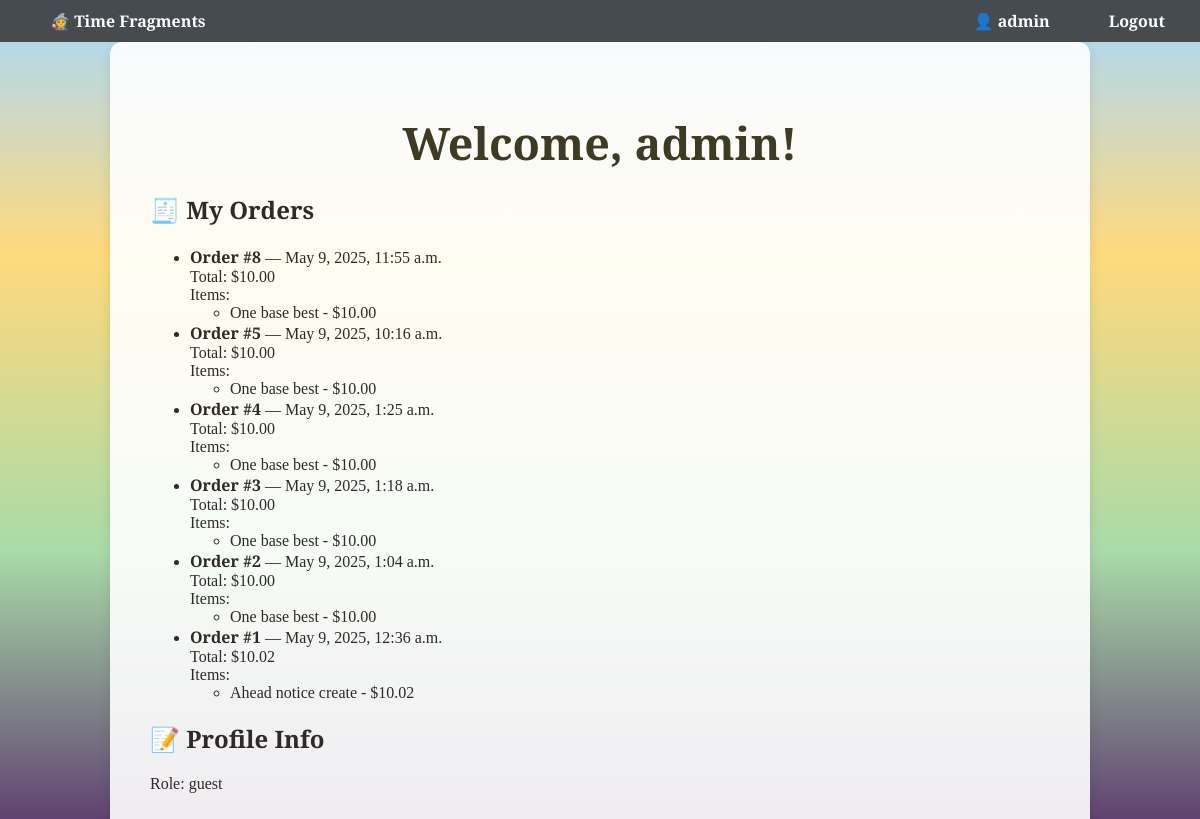
/profile/ (signed in), run on the app's committed database.
### timeslice_app/models.py (models this page shows, shortened)
class Order(models.Model):
    user = models.ForeignKey(User, on_delete=models.CASCADE)
    timeslices = models.ManyToManyField(TimeSlice)
    order_date = models.DateTimeField(auto_now_add=True)
    total_price = models.DecimalField(max_digits=8, decimal_places=2, blank=True, null=True)

class TimeSlice(models.Model):
    title = models.CharField(max_length=255)
    description = models.TextField()
    historical_date = models.DateField()
    location = models.CharField(max_length=255)
    category = models.CharField(max_length=100)
    price = models.DecimalField(max_digits=6, decimal_places=2)
    image_url = models.URLField(blank=True)

class UserProfile(models.Model):
    ROLE_CHOICES = (
        ('guest', 'Guest'),
        ('user', 'User'),
        ('admin', 'Admin'),
    )
    user = models.OneToOneField(User, on_delete=models.CASCADE)
    role = models.CharField(max_length=10, choices=ROLE_CHOICES, default='guest')
    avatar = models.ImageField(upload_to='avatars/', blank=True, null=True)

### timeslice_app/views.py (the view)
# urls.py: path('profile/', views.user_profile, name='user_profile'),
@login_required
def user_profile(request):
    profile, _ = UserProfile.objects.get_or_create(user=request.user)
    orders = Order.objects.filter(user=request.user).order_by('-order_date')
    return render(request, 'timeslice_app/profile.html', {
        'profile': profile,
        'orders': orders
    })

### timeslice_app/templates/timeslice_app/profile.html (shortened to what this page needs)
{% extends 'timeslice_app/base.html' %}
{% block content %}
<h1>Welcome, {{ user.username }}!</h1>
<h2>🧾 My Orders</h2>
<ul>
  {% for order in orders %}
    <li>
      <strong>Order #{{ order.id }}</strong> — {{ order.order_date }}<br>
      Total: ${{ order.total_price }}<br>
      Items:
      <ul>
        {% for ts in order.timeslices.all %}
          <li>{{ ts.title }} - ${{ ts.price }}</li>
        {% endfor %}
      </ul>
    </li>
  {% empty %}
    <li>No purchase history yet.</li>
  {% endfor %}
</ul>
<h2>📝 Profile Info</h2>
<p>Role: {{ profile.role }}</p>
{% endblock %}

### timeslice_app/templates/timeslice_app/base.html (shortened to what this page needs)
<!DOCTYPE html>
<html lang="en">
<head>
</head>
<body>
<nav>
  <div>
    <a href="{% url 'home' %}"><strong>🧙 Time Fragments</strong></a>
  </div>
  <div>
    {% if user.is_authenticated %}
      <a href="{% url 'user_profile' %}" style="margin-right: 10px;">👤 {{ user.username }}</a>
      <a href="{% url 'logout' %}">Logout</a>
    {% else %}
      <a href="{% url 'login' %}">Login</a>
      <a href="{% url 'register' %}">Register</a>
    {% endif %}
  </div>
</nav>
<div class="container">
  {% block content %}
  {% endblock %}
</div>
</body>
</html>

### timeslice_app/templates/timeslice_app/base.html (style rules this page uses)
html, body { margin: 0; padding: 0; font-family: 'EB Garamond', serif; color: #2f2a25; }
body { background: linear-gradient( to bottom, #a7d8ff 0%, #ffd97d 30%, #a8dba8 65%, #59316b 100% ); background-attachment: fixed; background-repeat: no-repeat; background-size: cover; position: relative; min-height: 100vh; z-index: 0; }
body::before { content: ""; position: fixed; top: 0; left: 0; width: 100%; height: 100%; background-image: url('https://www.transparenttextures.com/patterns/stardust.png'), url('https://www.transparenttextures.com/patterns/watercolor.png'), url('https://www.transparenttextures.com/patterns/green-fibers.png'), url('https://www.transparenttextures.com/patterns/dark-mosaic.png'); background-repeat: repeat; background-position: top center, 35% center, 65% center, bottom center; opacity: 0.2; z-index: -1; pointer-events: none; }
nav { background-color: rgba(51, 51, 51, 0.85); padding: 10px 20px; color: white; display: flex; justify-content: space-between; align-items: center; }
nav a { color: white; margin-left: 15px; text-decoration: none; font-weight: bold; padding: 8px 15px; border-radius: 5px; transition: background-color 0.3s, color 0.3s; }
.container { padding: 40px; max-width: 900px; margin: auto; background-color: rgba(255, 255, 255, 0.9); border-radius: 12px; box-shadow: 0 4px 12px rgba(0, 0, 0, 0.1); }
h1 { text-align: center; font-size: 2.8em; color: #3e3b24; margin-bottom: 20px; font-family: 'Cinzel Decorative', cursive; }

### data on the page
Order: id "8", order_date "May 9, 2025, 11:55 a.m.", total_price "10.00"
TimeSlice: title "One base best", price "10.00"
Order: id "5", order_date "May 9, 2025, 10:16 a.m.", total_price "10.00"
Order: id "4", order_date "May 9, 2025, 1:25 a.m.", total_price "10.00"
Order: id "3", order_date "May 9, 2025, 1:18 a.m.", total_price "10.00"
Order: id "2", order_date "May 9, 2025, 1:04 a.m.", total_price "10.00"
Order: id "1", order_date "May 9, 2025, 12:36 a.m.", total_price "10.02"
TimeSlice: title "Ahead notice create", price "10.02"
UserProfile: role "guest"

### other printed values
{{ user.username }} "admin"
